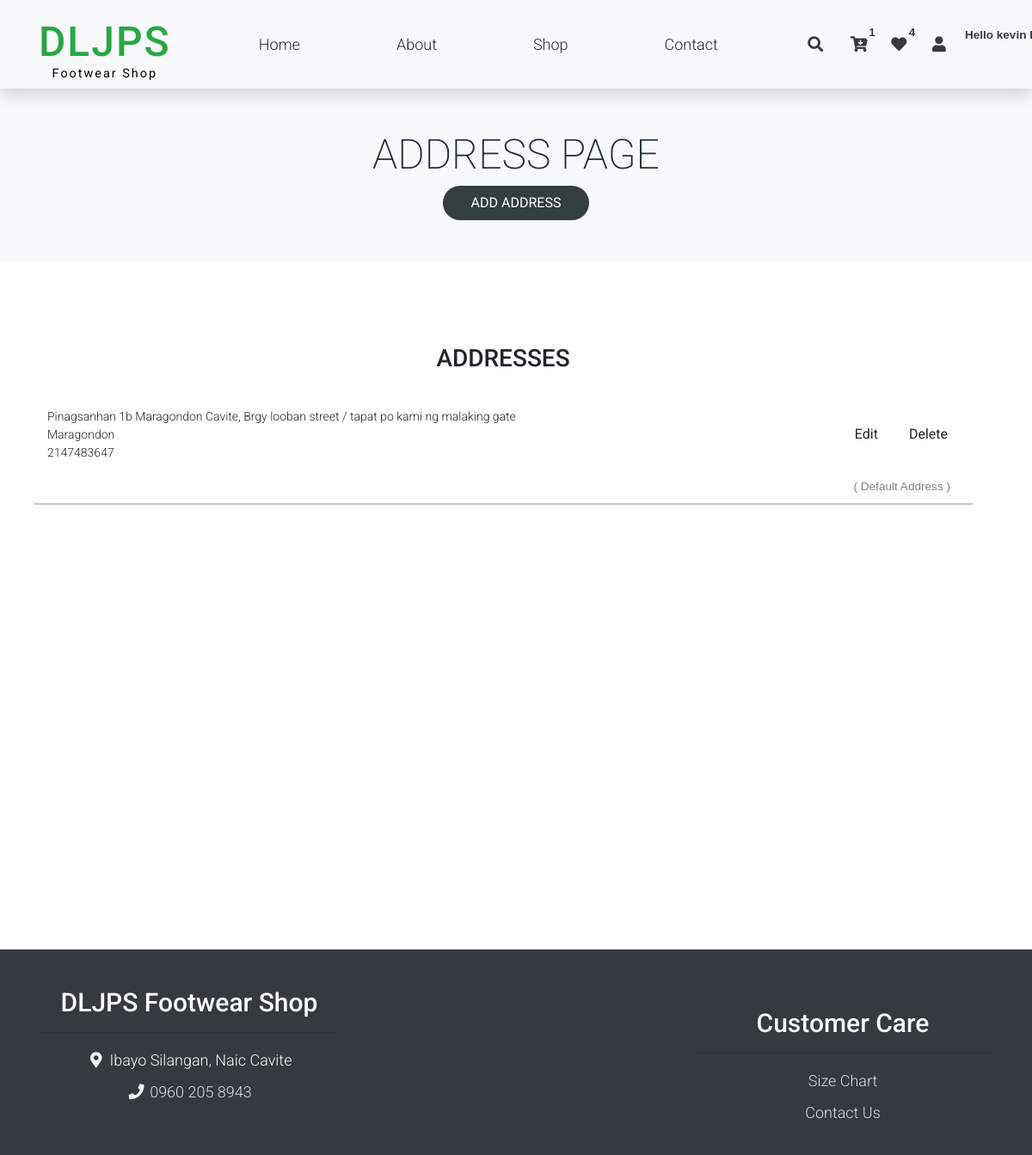
Page /adressPage.php (signed in) on the committed database.
### tables this page shows
CREATE TABLE `users` (
  `id` int(11) NOT NULL,
  `first_name` varchar(255) NOT NULL,
  `last_name` varchar(255) NOT NULL,
  `pwd` varchar(255) NOT NULL,
  `email` varchar(30) NOT NULL,
  `contact_num` varchar(30) NOT NULL,
  `created_at` datetime NOT NULL DEFAULT curtime()
);

CREATE TABLE `address` (
  `id` int(11) NOT NULL,
  `user_id` int(11) NOT NULL,
  `address` varchar(255) NOT NULL,
  `brgy_street` varchar(255) NOT NULL,
  `city` varchar(255) NOT NULL,
  `zipcode` int(11) NOT NULL,
  `mobile_no` int(11) NOT NULL,
  `default` int(11) DEFAULT 0
);

### includes/login_model.inc.php (called while the page is built, shortened)
<?php
function get_user_topbar(object $pdo ,string $user_id){
    $query = "SELECT * FROM users WHERE id = :user_id;";
    $stmt = $pdo->prepare($query);
    $stmt->bindParam(":user_id", $user_id);
    $stmt->execute();
    $result = $stmt->fetch(PDO::FETCH_ASSOC);
    return $result;
}
function get_wishlist_count(object $pdo ,string $user_id){
    $query = "SELECT count(*) as wishcount FROM wishlist WHERE userid = :user_id;";
    $stmt = $pdo->prepare($query);
    $stmt->bindParam(":user_id", $user_id);
    $stmt->execute();
    $result = $stmt->fetch(PDO::FETCH_ASSOC);
    return $result;
}
function get_cart_count(object $pdo ,string $user_id){
    $query = "SELECT count(*) as cartcount FROM cart WHERE user_id = :user_id;";
    $stmt = $pdo->prepare($query);
    $stmt->bindParam(":user_id", $user_id);
    $stmt->execute();
    $result = $stmt->fetch(PDO::FETCH_ASSOC);
    return $result;
}

### includes/products_model.inc.php (called while the page is built, shortened)
<?php
 function get_user_addresses(object $pdo, int $user_id){
    $query = "SELECT * FROM address WHERE user_id = :user_id;";
    $stmt = $pdo->prepare($query);
    $stmt->bindParam(":user_id", $user_id);
    $stmt->execute();
    $result = $stmt->fetchAll(PDO::FETCH_ASSOC);
    return $result;
 }

### adressPage.php (the view, shortened to what this page needs)
<?php
    include('includes/header.php');
    include('includes/topbar.php');
    include('includes/products_model.inc.php');
    $addressresult = get_user_addresses($pdo, $_SESSION['user_id']);
?>
<div class="container-fluid bg-light py-5">
        <div class="col-md-6 m-auto text-center ">
            <h1 class="h1">ADDRESS PAGE</h1>
            <button type="button" id="btnadd" class="btn btn- btnadress"> ADD ADDRESS </button>
        </div>
    </div>
 <div class="container height py-5">
        <div class="row py-5">
                <div class="row">
                    <div class=" center">
                        <h3 class="center">ADDRESSES</h3>
                        <?php foreach ($addressresult as $address): ?>
                            <div class="container each_address mb-3 d-flex justify-content-between align-items-center  p-3">
                                <div>
                                    <p class="address_p mt-3">
                                        <?php echo $address["address"] ?>,
                                        <?php echo $address["brgy_street"] ?><br>
                                        <?php echo $address["city"] ?><br>
                                        <?php echo $address["mobile_no"] ?>
                                    </p>
                                </div>
                                <div class="button-group ">
                                    <button class="btn btn-edit" id="addresseditbtn"
                                            data-id = "<?php echo $address["id"];?>"
                                            data-address="<?php echo $address["address"]; ?>"
                                            data-brgy_street="<?php echo $address["brgy_street"]; ?>"
                                            data-city="<?php echo $address["city"]; ?>"
                                            data-zipcode="<?php echo $address["zipcode"]; ?>"
                                            data-mobile_no="<?php echo $address["mobile_no"]; ?>"
                                            data-default="<?php echo $address["default"]; ?>">Edit</button>
                                    <button class="btn btn-delete" id="addressdelete"
                                        data-id-for-delete = "<?php echo $address["id"];?> "> Delete</button>
                                    <?php if ($address["default"] === 1): ?>
                                        <span class="default-address"> ( Default Address )</span>
                                    <?php endif; ?>
                                </div>
                            </div>
                            <hr>
                        <?php endforeach; ?>
                    </div>
                </div>
        </div>
    </div>
<?php include('includes/footer.php'); ?>

### includes/topbar.php (shortened to what this page needs)
<nav class="navbar navbar-expand-lg navbar-light shadow">
        <div class="container d-flex justify-content-between align-items-center">
        <a class="navbar-brand text-success logo h1 align-self-center" href="index.php">
    DLJPS
    <p class="small-text">Footwear Shop</p>
</a>
            <div class="align-self-center collapse navbar-collapse flex-fill  d-lg-flex justify-content-lg-between" id="templatemo_main_nav">
                <div class="flex-fill">
                    <ul class="nav navbar-nav d-flex justify-content-between mx-lg-auto">
                        <li class="nav-item">
                            <a class="nav-link" href="index.php">Home</a>
                        </li>
                        <li class="nav-item">
                            <a class="nav-link" href="aboutUs.php">About</a>
                        </li>
                        <li class="nav-item">
                            <a class="nav-link" href="shop.php">Shop</a>
                        </li>
                        <li class="nav-item">
                            <a class="nav-link" href="contactUs.php">Contact</a>
                        </li>
                    </ul>
                </div>
                <div class="navbar align-self-center d-flex">
                    <a class="nav-icon d-none d-lg-inline" href="#" data-bs-toggle="modal" data-bs-target="#templatemo_search">
                        <i class="fa fa-fw fa-search text-dark mr-2"></i>
                    </a>
                    <?php
                    if(!isset($_SESSION['user_id'])){
                        ?>
                        <a class="nav-icon position-relative text-decoration-none" href="addToCardPage.php">
                        <i class="fa fa-fw fa-cart-arrow-down text-dark mr-1"></i>
                        <span class="position-absolute top-0 left-100 translate-middle badge rounded-pill bg-light text-dark">0</span>
                    </a>
                        <a class="nav-icon position-relative text-decoration-none" href="wishlist.php">
                        <i class="fa fa-fw fa-heart text-dark mr-1"></i>
                        <span class="position-absolute top-0 left-100 translate-middle badge rounded-pill bg-light text-dark">0</span>
                    </a>
                        <a class="nav-icon position-relative text-decoration-none" href="loginPage.php">
                        <i class="fa fa-fw fa-user text-dark mr-3"></i>
                        <span class="position-absolute top-0 left-100 translate-middle badge rounded-pill bg-light text-dark  " style="margin-left: 20px;">Login Here!</span>
                    </a>
                    <?php
                    }else{
                        require_once 'dbh.inc.php';
                        include_once 'includes/login_model.inc.php';
                        $result = get_user_topbar($pdo, $_SESSION['user_id']);
                        $cartcount = get_cart_count($pdo, $_SESSION['user_id']);
                        $wishcount = get_wishlist_count($pdo, $_SESSION['user_id']);
                        ?>
                        <a class="nav-icon position-relative text-decoration-none" href="addToCardPage.php">
                            <i class="fa fa-fw fa-cart-arrow-down text-dark mr-1"></i>
                            <span class="position-absolute top-0 left-100 translate-middle badge rounded-pill bg-light text-dark"><?php echo $cartcount['cartcount'] ?></span>
                        </a>
                        <a class="nav-icon position-relative text-decoration-none" href="wishlist.php">
                        <i class="fa fa-fw fa-heart text-dark mr-1"></i>
                        <span class="position-absolute top-0 left-100 translate-middle badge rounded-pill bg-light text-dark"> <?php echo $wishcount['wishcount'] ?> </span>
                        </a>
                        <div class="nav-item dropdown">
                            <a class="nav-icon position-relative text-decoration-none" href="#" id="userDropdown" role="button" data-bs-toggle="dropdown" aria-haspopup="true" aria-expanded="false">
                                <i class="fa fa-fw fa-user text-dark mr-3"></i>
                                <span class="position-absolute top-0 left-100 translate-middle badge rounded-pill bg-light text-dark" style="margin-left: 50px;"><?php echo 'Hello ' .$result['first_name'] .' '. $result['last_name'] ?> </span>
                            </a>
                        </div>
                    <?php
                    }
                    ?>
                </div>
            </div>
        </div>
    </nav>

### assets/css/templatemo.css (style rules this page uses)
body, ul, li, p, a, label, input, div { font-family: "Roboto", sans-serif; font-size: 18px !important; font-weight: 300 !important; }
.h1 { font-family: "Roboto", sans-serif; font-size: 48px !important; font-weight: 200 !important; }
.logo { font-weight: 500 !important; }
.text-success { color: #59ab6e !important; }
.bg-light { background-color: #e9eef5 !important; }
#templatemo_main_nav a { color: #212934; }
#templatemo_main_nav .navbar .nav-icon { margin-right: 20px; }
@media (min-width: 768px) { #templatemo_main_nav .navbar-nav { max-width: 450px; } }
@media (min-width: 992px) { #templatemo_main_nav .navbar-nav { max-width: 550px; } }

### assets/css/custom.css (style rules this page uses)
.navbar-brand { font-size: 2.5rem; font-weight: bold; letter-spacing: 2px; color: #000000 !important; }
.small-text { font-size: 0.9rem !important; font-weight: 400 !important; color: #000000; margin-top: -10px; text-align: center; margin-bottom: -15px; }
* { margin: 0; padding: 0; box-sizing: border-box; font-family: "Poppins", sans-serif; }
body { background: #ecf0f3; display: flex; flex-direction: column; min-height: 100vh; }
.btnadress { border-radius: 20px !important; height: 40px; width: 170px; text-decoration: none; background-color: #343d3f !important; color: white !important; }
.center { text-align: center; }
.address_p { font-size: 14px !important; }
.each_address { display: flex; justify-content: space-between; align-items: center; text-align: left; }
.btn-edit, .btn-delete { padding: 5px 10px; border: none; background-color: #f0f0f0; color: #333; cursor: pointer; }
.default-address { font-size: 0.85rem; color: gray; position: absolute; top: 0; right: 0; margin-right: 10px; margin-top: 70px; }
.button-group { position: relative; display: flex; flex-direction: row; align-items: flex-end; gap: 10px; }
.container.height { display: flex; flex-direction: column; justify-content: space-between; height: 100vh; }

### rows in the picture
users: first_name "kevin"
address: address "Pinagsanhan 1b Maragondon Cavite", brgy_street "Brgy looban street / tapat po kami ng malaking gate", city "Maragondon", mobile_no "2147483647", default "( Default Address )"

### other values in the picture
$cartcount['cartcount'] "1"
$wishcount['wishcount'] "4"
